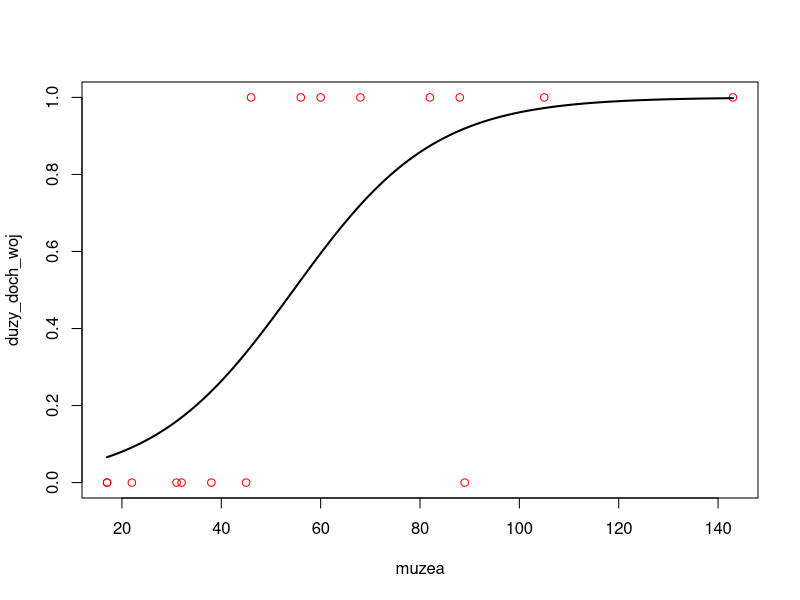
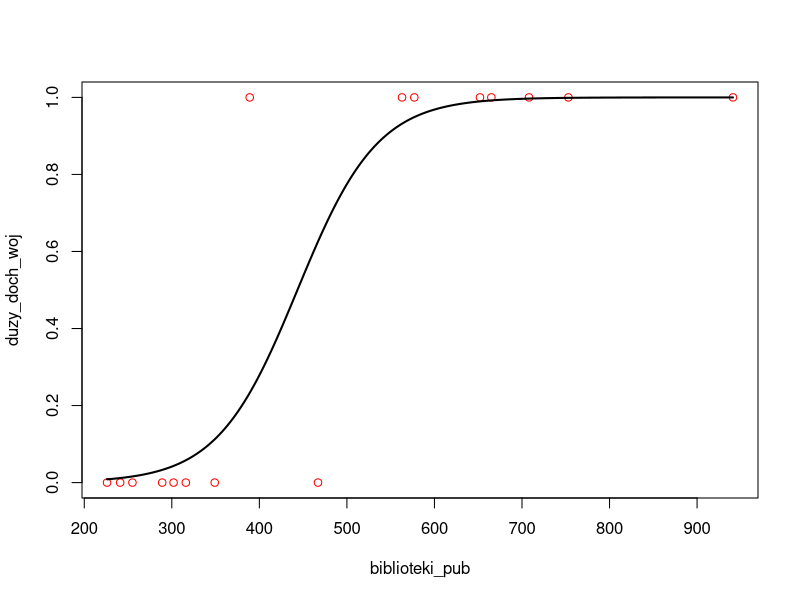

Generate these figures, in order, with R:
library(readxl)
dataSet <- read_excel("data/R_logistic.xlsx")

head(dataSet)

xtabs(~ dataSet$duzy_doch_woj + dataSet$muzea, data=dataSet)
xtabs(~ dataSet$duzy_doch_woj + dataSet$biblioteki_pub, data=dataSet)

model <- glm(duzy_doch_woj~muzea+biblioteki_pub, data=dataSet, family="binomial")
summary(model)

modelmuzea <- glm(duzy_doch_woj~muzea, data=dataSet, family="binomial")
newdata <- data.frame(muzea=seq(min(dataSet$muzea), max(dataSet$muzea),len=500))
newdata$duzy_doch_woj = predict(modelmuzea, newdata, type="response")
plot(duzy_doch_woj ~ muzea, data=dataSet, col="red")
lines(duzy_doch_woj~muzea, newdata, lwd=2)

modelbiblioteki_pub <- glm(duzy_doch_woj~biblioteki_pub, data=dataSet, family="binomial")
newdata2 <- data.frame(biblioteki_pub=seq(min(dataSet$biblioteki_pub), max(dataSet$biblioteki_pub),len=500))
newdata2$duzy_doch_woj = predict(modelbiblioteki_pub, newdata2, type="response")
plot(duzy_doch_woj ~ biblioteki_pub, data=dataSet, col="red")
lines(duzy_doch_woj~biblioteki_pub, newdata2, lwd=2)
